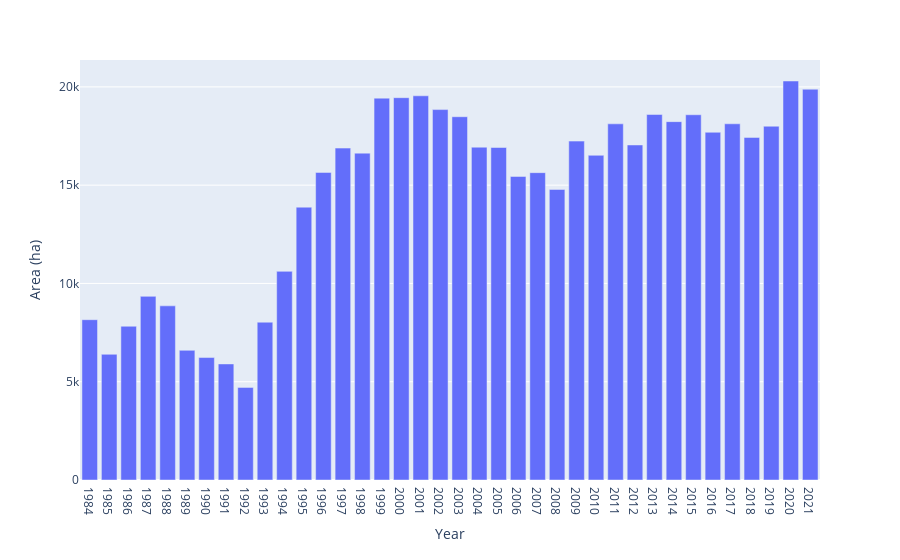

Notebook source saved alongside this figure:
### Code cell
geemap.jrc_hist_monthly_history(
    region=region,
    start_month=6,
    end_month=9,
    scale=30,
    frequency='year',
    reducer='max',
    denominator=1e4,
    y_label='Area (ha)',
)

### Figure 1 — Plotly figure (JSON) as saved in the notebook; plotly's stock layout.template omitted (floating-point values rounded to 4 significant figures)
{"data": [{"alignmentgroup": "True", "hovertemplate": "Year=%{x}<br>Area (ha)=%{y}<extra></extra>", "legendgroup": "", "marker": {"color": "#636efa", "pattern": {"shape": ""}}, "name": "", "offsetgroup": "", "orientation": "v", "showlegend": false, "textposition": "auto", "type": "bar", "x": ["1984", "1985", "1986", "1987", "1988", "1989", "1990", "1991", "1992", "1993", "1994", "1995", "1996", "1997", "1998", "1999", "2000", "2001", "2002", "2003", "2004", "2005", "2006", "2007", "2008", "2009", "2010", "2011", "2012", "2013", "2014", "2015", "2016", "2017", "2018", "2019", "2020", "2021"], "xaxis": "x", "y": [8155.0, 6395.0, 7823.0, 9342.0, 8860.0, 6596.0, 6230.0, 5905.0, 4712.0, 8029.0, 10610.0, 13880.0, 15650.0, 16890.0, 16630.0, 19430.0, 19450.0, 19550.0, 18840.0, 18480.0, 16930.0, 16920.0, 15440.0, 15640.0, 14780.0, 17240.0, 16520.0, 18120.0, 17040.0, 18600.0, 18230.0, 18580.0, 17690.0, 18120.0, 17430.0, 18000.0, 20300.0, 19880.0], "yaxis": "y"}], "layout": {"barmode": "relative", "legend": {"tracegroupgap": 0}, "margin": {"t": 60}, "xaxis": {"anchor": "y", "domain": [0, 1], "title": {"text": "Year"}}, "yaxis": {"anchor": "x", "domain": [0, 1], "title": {"text": "Area (ha)"}}}}
